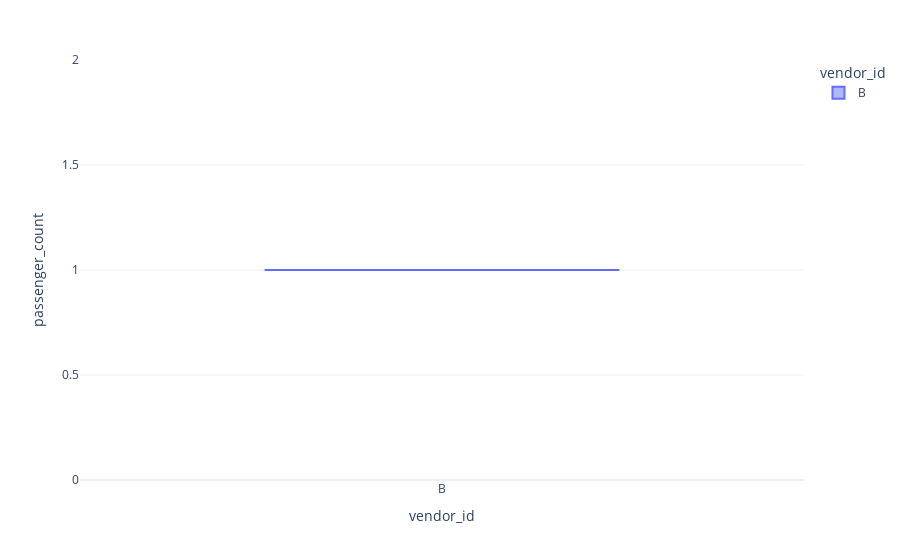

Notebook cell for this chart:
### Markdown cell above
`-` 추가시각화2 -- `vendor_id`별 `passenger_count`를 boxplot으로 시각화

### Code cell
df_feature.plot.box(x='vendor_id',y='passenger_count',color='vendor_id')

### Figure 1 — Plotly figure (JSON) as saved in the notebook; plotly's stock layout.template omitted (floating-point values rounded to 4 significant figures)
{"data": [{"alignmentgroup": "True", "hovertemplate": "vendor_id=%{x}<br>passenger_count=%{y}<extra></extra>", "legendgroup": "B", "marker": {"color": "#636efa"}, "name": "B", "notched": false, "offsetgroup": "B", "orientation": "v", "showlegend": true, "type": "box", "x": ["B"], "x0": " ", "xaxis": "x", "y": [1], "y0": " ", "yaxis": "y"}], "layout": {"autosize": true, "boxmode": "overlay", "legend": {"title": {"text": "vendor_id"}, "tracegroupgap": 0}, "margin": {"t": 60}, "xaxis": {"anchor": "y", "autorange": true, "categoryarray": ["B"], "categoryorder": "array", "domain": [0, 1], "range": [-0.5, 0.5], "title": {"text": "vendor_id"}, "type": "category"}, "yaxis": {"anchor": "x", "autorange": true, "domain": [0, 1], "range": [0, 2], "title": {"text": "passenger_count"}, "type": "linear"}}}
